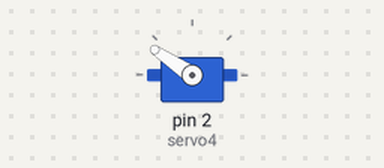
This sketch was run on a simulated Arduino Uno, built with avr-gcc and run on an emulated ATmega328P. On the bench: servo.

Above: at 0.05 s.
Timing chart, 0 to 3.2 s (numbered marks = the images above):
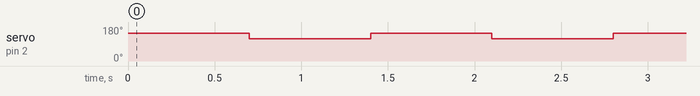

Measured:
- by itself, servo on pin 2 (servo4): alternates 146° for 0.70 s and 118° for 0.70 s, 9 changes in all, then stays 118°

The sketch:

monnayeur.ino
```cpp
// Programme qui teste le fonctionnement du monnayeur

#include <Servo.h>
Servo servo4;

int i = 0;

void setup() {

  Serial.begin(9600);
  servo4.attach(2);
  servo4.writeMicroseconds(1760); // Position initiale

}

void loop() {

  for (i = 0 ; i < 5 ; i++){ // Ejecte 5 pièces
    servo4.writeMicroseconds(2050); // Pousse le jeton
    delay(700);
    servo4.writeMicroseconds(1760); // Revient à sa position initiale
    delay(700);
  }
  servo4.detach(); // Arrête le monnayeur

}
```
